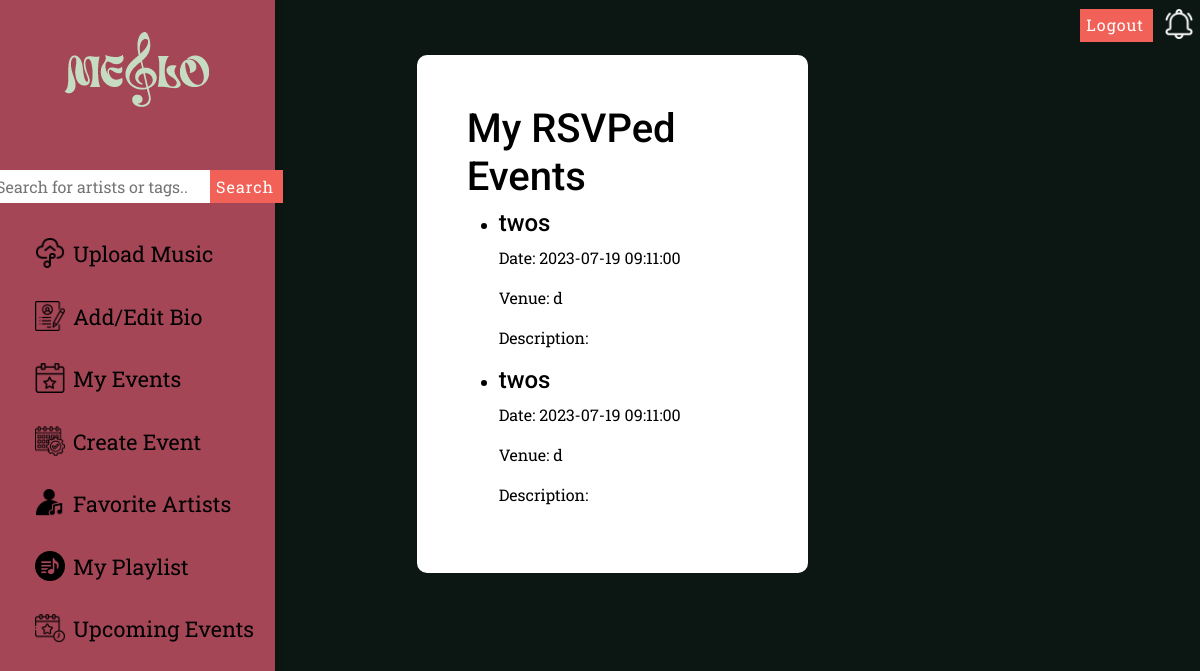
Screenshot of /my-rsvp-events (signed in) with the database file from the repository.
### models.py (models this page shows, shortened)
class Event(db.Model):
    event_id = db.Column(db.Integer, primary_key=True)
    event_title = db.Column(db.String(80), nullable=False)
    event_date = db.Column(db.DateTime, nullable=False)
    event_venue = db.Column(db.String(80), nullable=False)
    description = db.Column(db.Text, nullable=False)
    artist_id = db.Column(db.Integer, db.ForeignKey('artist.user_id'))
    user_events = db.relationship('UserEvent', backref='event', lazy=True)

### app.py (the view)
@app.route('/my-rsvp-events', methods=['GET'])
def my_rsvp_events():
    user_id = current_user.id
    user_events = UserEvent.query.filter_by(user_id=user_id).all()
    event_ids = [ue.event_id for ue in user_events]
    events = Event.query.filter(Event.event_id.in_(event_ids)).order_by(Event.event_date).all()
    notifications = get_notifications()
    return render_template('my_rsvp_events.html', events=events, notifications=notifications)

### app.py (called while the page is built)
@login_manager.user_loader
def load_user(user_id):
    return User.query.get(int(user_id))

def get_notifications():
    return Notification.query.filter_by(user_id=current_user.id).order_by(Notification.timestamp.desc()).all()

### templates/my_rsvp_events.html (shortened to what this page needs)
{% extends 'base.html' %}
{% block extra_links %}
<link rel="stylesheet" href="../static/upload.css" />
{% endblock %}
{% block content %}
<main class="rsvp-page">
  <div class="box">
    <div class="box-content">
      <h1>My RSVPed Events</h1>
      {% if events %}
      <div class="uploaded-songs">
          <ul>
              {% for event in events %}
              <li>
                  <h2>{{ event.event_title }}</h2>
                  <p>Date: {{ event.event_date }}</p>
                  <p>Venue: {{ event.event_venue }}</p>
                  <p>Description: {{ event.description }}</p>
              </li>
              {% endfor %}
          </ul>
      </div>
      {% else %}
      <p>You have not RSVPed to any events.</p>
      {% endif %}
    </div>
  </div>
</main>
{% endblock %}

### static/upload.css (style rules this page uses)
body { background-color: #0C1713; color: black; margin-left: 25px; display: grid; grid-template-columns: repeat(6,1fr); grid-auto-rows: auto; font-family: 'Roboto Slab', serif; background-repeat: no-repeat; background-attachment: fixed; background-size: 100% 100%; }
h1 { font-family: 'Roboto', sans-serif; }
h2 { font-family: 'Roboto', sans-serif; font-size: revert; }
.upload-page, .rsvp-page, .view-events-page { grid-column: 3/5; }
.box { position: relative; padding: 50px 50px; background: #fff; border-radius: 10px; margin-top: 55px; }

### rows the page displays
Event: event_title "twos", event_date "2023-07-19 09:11:00", event_venue "d"
Event: event_title "twos", event_date "2023-07-19 09:11:00", event_venue "d"
